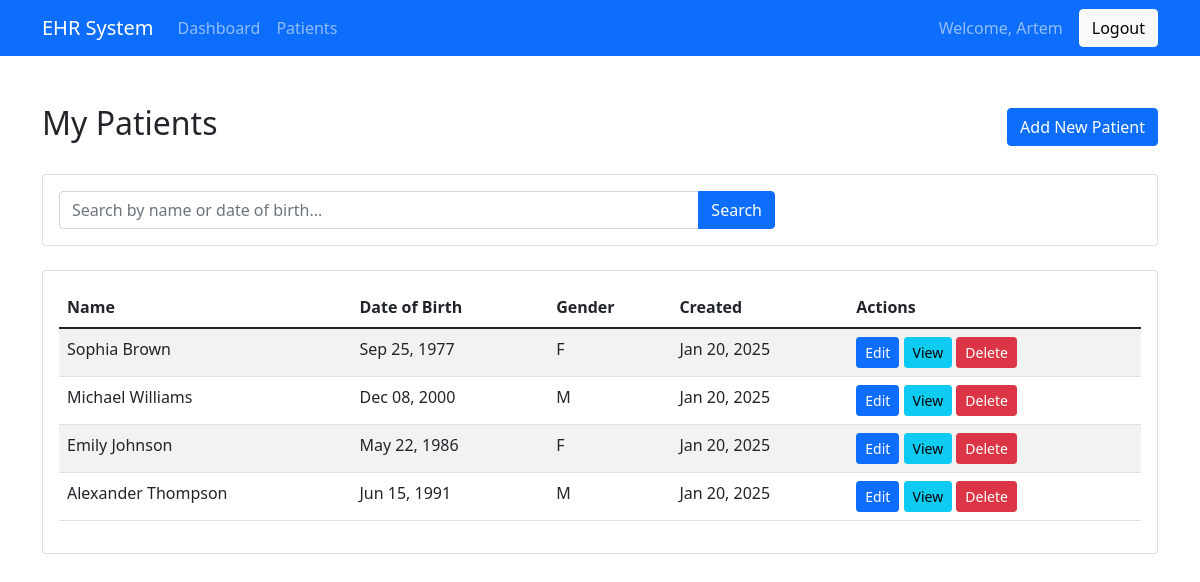
The app's page /patients/list.php (signed in) with its own data.
### tables this page shows
CREATE TABLE `patients` (
  `id` int(11) NOT NULL,
  `doctor_id` int(11) DEFAULT NULL,
  `first_name` varchar(50) NOT NULL,
  `last_name` varchar(50) NOT NULL,
  `date_of_birth` date NOT NULL,
  `gender` enum('M','F','Other') NOT NULL,
  `created_at` timestamp NOT NULL DEFAULT current_timestamp()
);

### patients/list.php (the view, shortened to what this page needs)
<?php
require_once('../config/database.php');
$search = isset($_GET['search']) ? trim($_GET['search']) : '';
$query = "SELECT * FROM patients WHERE doctor_id = ?";
$params = [$_SESSION['doctor_id']];
$query .= " ORDER BY created_at DESC";
$stmt = $pdo->prepare($query);
$stmt->execute($params);
$patients = $stmt->fetchAll();
require_once('../includes/header.php');
?>
<div class="container py-5">
    <div class="row justify-content-center">
        <div class="col-md-15">
            <div class="d-flex justify-content-between align-items-center mb-4">
                <h2>My Patients</h2>
                <a href="/ehr_system/patients/create.php" class="btn btn-primary">Add New Patient</a>
            </div>
            <div class="card mb-4">
                <div class="card-body">
                    <form method="GET" class="row g-3 align-items-center">
                        <div class="col-md-8">
                            <div class="input-group">
                                <input type="text" class="form-control" id="search" name="search"
                                       placeholder="Search by name or date of birth..."
                                       value="<?php echo htmlspecialchars($search); ?>">
                                <button type="submit" class="btn btn-primary">Search</button>
                            </div>
                        </div>
                    </form>
                </div>
            </div>
            <div class="card">
                <div class="card-body">
                    <div class="table-responsive">
                        <table class="table table-striped">
                            <thead>
                                <tr>
                                    <th>Name</th>
                                    <th>Date of Birth</th>
                                    <th>Gender</th>
                                    <th>Created</th>
                                    <th>Actions</th>
                                </tr>
                            </thead>
                            <tbody>
                                <?php foreach ($patients as $patient): ?>
                                    <tr>
                                        <td><?php echo htmlspecialchars($patient['first_name'] . ' ' . $patient['last_name']); ?></td>
                                        <td><?php echo date('M d, Y', strtotime($patient['date_of_birth'])); ?></td>
                                        <td><?php echo htmlspecialchars($patient['gender']); ?></td>
                                        <td><?php echo date('M d, Y', strtotime($patient['created_at'])); ?></td>
                                        <td>
                                            <a href="edit.php?id=<?php echo $patient['id']; ?>" class="btn btn-sm btn-primary">Edit</a>
                                            <a href="view.php?id=<?php echo $patient['id']; ?>" class="btn btn-sm btn-info">View</a>
                                            <form action="delete.php" method="POST" class="d-inline" onsubmit="return confirm('Are you sure you want to delete this patient?');">
                                                <button type="submit" class="btn btn-sm btn-danger">Delete</button>
                                            </form>
                                        </td>
                                    </tr>
                                <?php endforeach; ?>
                            </tbody>
                        </table>
                    </div>
                </div>
            </div>
        </div>
    </div>
</div>
<?php require_once('../includes/footer.php'); ?>

### includes/header.php (shortened to what this page needs)
<!DOCTYPE html>
<html lang="en">
<head>
    <link href="https://cdn.jsdelivr.net/npm/bootstrap@5.1.3/dist/css/bootstrap.min.css" rel="stylesheet">
</head>
<body>
<nav class="navbar navbar-expand-lg navbar-dark bg-primary">
    <div class="container">
        <a class="navbar-brand" href="/ehr_system">EHR System</a>
        <div class="collapse navbar-collapse" id="navbarNav">
            <ul class="navbar-nav me-auto">
                <?php if(isset($_SESSION['doctor_id'])): ?>
                    <li class="nav-item">
                        <a class="nav-link" href="/ehr_system/dashboard.php">Dashboard</a>
                    </li>
                    <li class="nav-item">
                        <a class="nav-link" href="/ehr_system/patients/list.php">Patients</a>
                    </li>
                <?php endif; ?>
            </ul>
            <?php if(isset($_SESSION['doctor_id'])): ?>
                <span class="navbar-text me-3">
                    Welcome, <?php echo htmlspecialchars($_SESSION['username']); ?>
                </span>
                <a href="/ehr_system/auth/logout.php" class="btn btn-light">Logout</a>
            <?php endif; ?>
        </div>
    </div>
</nav>

### includes/footer.php (shortened to what this page needs)
</body>
</html>

### records on screen
patients: first_name+last_name "Sophia Brown", date_of_birth "Sep 25, 1977", gender "F", created_at "Jan 20, 2025"
patients: first_name+last_name "Michael Williams", date_of_birth "Dec 08, 2000", gender "M", created_at "Jan 20, 2025"
patients: first_name+last_name "Emily Johnson", date_of_birth "May 22, 1986", gender "F", created_at "Jan 20, 2025"
patients: first_name+last_name "Alexander Thompson", date_of_birth "Jun 15, 1991", gender "M", created_at "Jan 20, 2025"

### other values on screen
$_SESSION['username'] "Artem"
